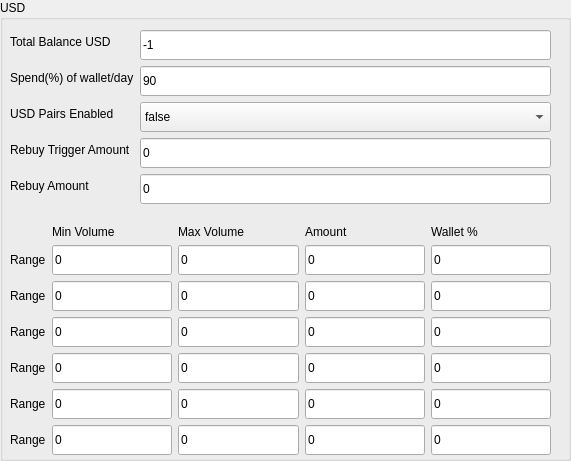
      <widget class="QGroupBox" name="groupBox_8">
       <property name="geometry">
        <rect>
         <x>610</x>
         <y>490</y>
         <width>571</width>
         <height>461</height>
        </rect>
       </property>
       <property name="styleSheet">
        <string notr="true"/>
       </property>
       <property name="title">
        <string>USD</string>
       </property>
       <widget class="QWidget" name="verticalLayoutWidget_8">
        <property name="geometry">
         <rect>
          <x>10</x>
          <y>30</y>
          <width>541</width>
          <height>425</height>
         </rect>
        </property>
        <layout class="QVBoxLayout" name="verticalLayout_8">
         <item>
          <layout class="QFormLayout" name="formLayout_9">
           <item row="0" column="0">
            <widget class="QLabel" name="totalBalanceBTCLabel_6">
             <property name="styleSheet">
              <string notr="true"/>
             </property>
             <property name="text">
              <string>Total Balance USD</string>
             </property>
            </widget>
           </item>
           <item row="0" column="1">
            <widget class="QLineEdit" name="txtTotalBalanceBnb">
             <property name="minimumSize">
              <size>
               <width>0</width>
               <height>30</height>
              </size>
             </property>
             <property name="styleSheet">
              <string notr="true"/>
             </property>
             <property name="text">
              <string>-1</string>
             </property>
             <property name="readOnly">
              <bool>true</bool>
             </property>
            </widget>
           </item>
           <item row="1" column="0">
            <widget class="QLabel" name="spendOfWalletDayLabel_6">
             <property name="styleSheet">
              <string notr="true"/>
             </property>
             <property name="text">
              <string>Spend(%) of wallet/day</string>
             </property>
            </widget>
           </item>
           <item row="1" column="1">
            <widget class="QLineEdit" name="txtSpendPercentageBnb">
             <property name="minimumSize">
              <size>
               <width>0</width>
               <height>30</height>
              </size>
             </property>
             <property name="styleSheet">
              <string notr="true"/>
             </property>
             <property name="text">
              <string>90</string>
             </property>
            </widget>
           </item>
           <item row="2" column="0">
            <widget class="QLabel" name="bTCPairsEnabledLabel_6">
             <property name="styleSheet">
              <string notr="true"/>
             </property>
             <property name="text">
              <string>USD Pairs Enabled</string>
             </property>
            </widget>
           </item>
           <item row="2" column="1">
            <widget class="QComboBox" name="drpTradingEnabledBnb">
             <property name="minimumSize">
              <size>
               <width>0</width>
               <height>30</height>
              </size>
             </property>
             <property name="styleSheet">
              <string notr="true"/>
             </property>
             <item>
              <property name="text">
               <string>false</string>
              </property>
             </item>
             <item>
              <property name="text">
               <string>true</string>
              </property>
             </item>
            </widget>
           </item>
           <item row="3" column="0">
            <widget class="QLabel" name="asdasdaLabel">
             <property name="styleSheet">
              <string notr="true"/>
             </property>
             <property name="text">
              <string>Rebuy Trigger Amount</string>
             </property>
            </widget>
           </item>
           <item row="3" column="1">
            <widget class="QLineEdit" name="txtRebuyTriggerAmountBnb">
             <property name="minimumSize">
              <size>
               <width>0</width>
               <height>30</height>
              </size>
             </property>
             <property name="styleSheet">
              <string notr="true"/>
             </property>
             <property name="text">
              <string>0</string>
             </property>
            </widget>
           </item>
           <item row="4" column="0">
            <widget class="QLabel" name="asdadadLabel">
             <property name="styleSheet">
              <string notr="true"/>
             </property>
             <property name="text">
              <string>Rebuy Amount</string>
             </property>
            </widget>
           </item>
           <item row="4" column="1">
            <widget class="QLineEdit" name="txtRebuyAmountBnb">
             <property name="minimumSize">
              <size>
               <width>0</width>
               <height>30</height>
              </size>
             </property>
             <property name="styleSheet">
              <string notr="true"/>
             </property>
             <property name="text">
              <string>0</string>
             </property>
            </widget>
           </item>
          </layout>
         </item>
         <item>
          <spacer name="verticalSpacer_6">
           <property name="orientation">
            <enum>Qt::Vertical</enum>
           </property>
           <property name="sizeHint" stdset="0">
            <size>
             <width>20</width>
             <height>10</height>
            </size>
           </property>
          </spacer>
         </item>
         <item>
          <layout class="QGridLayout" name="gridLayout_8">
           <item row="1" column="2">
            <widget class="QLineEdit" name="txtRangeMaxBnb1">
             <property name="minimumSize">
              <size>
               <width>0</width>
               <height>30</height>
              </size>
             </property>
             <property name="styleSheet">
              <string notr="true"/>
             </property>
             <property name="text">
              <string>0</string>
             </property>
            </widget>
           </item>
           <item row="1" column="1">
            <widget class="QLineEdit" name="txtRangeMinBnb1">
             <property name="minimumSize">
              <size>
               <width>0</width>
               <height>30</height>
              </size>
             </property>
             <property name="styleSheet">
              <string notr="true"/>
             </property>
             <property name="text">
              <string>0</string>
             </property>
            </widget>
           </item>
           <item row="4" column="2">
            <widget class="QLineEdit" name="txtRangeMaxBnb4">
             <property name="minimumSize">
              <size>
               <width>0</width>
               <height>30</height>
              </size>
             </property>
             <property name="styleSheet">
              <string notr="true"/>
             </property>
             <property name="text">
              <string>0</string>
             </property>
            </widget>
           </item>
           <item row="3" column="0">
            <widget class="QLabel" name="label_51">
             <property name="styleSheet">
              <string notr="true"/>
             </property>
             <property name="text">
              <string>Range</string>
             </property>
            </widget>
           </item>
           <item row="2" column="1">
            <widget class="QLineEdit" name="txtRangeMinBnb2">
             <property name="minimumSize">
              <size>
               <width>0</width>
               <height>30</height>
              </size>
             </property>
             <property name="styleSheet">
              <string notr="true"/>
             </property>
             <property name="text">
              <string>0</string>
             </property>
            </widget>
           </item>
           <item row="2" column="2">
            <widget class="QLineEdit" name="txtRangeMaxBnb2">
             <property name="minimumSize">
              <size>
               <width>0</width>
               <height>30</height>
              </size>
             </property>
             <property name="styleSheet">
              <string notr="true"/>
             </property>
             <property name="text">
              <string>0</string>
             </property>
            </widget>
           </item>
           <item row="2" column="3">
            <widget class="QLineEdit" name="txtRangeAmountBnb2">
             <property name="minimumSize">
              <size>
               <width>0</width>
               <height>30</height>
              </size>
             </property>
             <property name="styleSheet">
              <string notr="true"/>
             </property>
             <property name="text">
              <string>0</string>
             </property>
             <property name="readOnly">
              <bool>true</bool>
             </property>
            </widget>
           </item>
           <item row="3" column="1">
            <widget class="QLineEdit" name="txtRangeMinBnb3">
             <property name="minimumSize">
              <size>
               <width>0</width>
               <height>30</height>
              </size>
             </property>
             <property name="styleSheet">
              <string notr="true"/>
             </property>
             <property name="text">
              <string>0</string>
             </property>
            </widget>
           </item>
           <item row="3" column="2">
            <widget class="QLineEdit" name="txtRangeMaxBnb3">
             <property name="minimumSize">
              <size>
               <width>0</width>
               <height>30</height>
              </size>
             </property>
             <property name="styleSheet">
              <string notr="true"/>
             </property>
             <property name="text">
              <string>0</string>
             </property>
            </widget>
           </item>
           <item row="3" column="3">
            <widget class="QLineEdit" name="txtRangeAmountBnb3">
             <property name="minimumSize">
              <size>
               <width>0</width>
               <height>30</height>
              </size>
             </property>
             <property name="styleSheet">
              <string notr="true"/>
             </property>
             <property name="text">
              <string>0</string>
             </property>
             <property name="readOnly">
              <bool>true</bool>
             </property>
            </widget>
           </item>
           <item row="4" column="3">
            <widget class="QLineEdit" name="txtRangeAmountBnb4">
             <property name="minimumSize">
              <size>
               <width>0</width>
               <height>30</height>
              </size>
             </property>
             <property name="styleSheet">
              <string notr="true"/>
             </property>
             <property name="text">
              <string>0</string>
             </property>
             <property name="readOnly">
              <bool>true</bool>
             </property>
            </widget>
           </item>
           <item row="4" column="4">
            <widget class="QLineEdit" name="txtRangePercBnb4">
             <property name="minimumSize">
              <size>
               <width>0</width>
               <height>30</height>
              </size>
             </property>
             <property name="styleSheet">
              <string notr="true"/>
             </property>
             <property name="text">
              <string>0</string>
             </property>
            </widget>
           </item>
           <item row="4" column="0">
            <widget class="QLabel" name="label_52">
             <property name="styleSheet">
              <string notr="true"/>
             </property>
             <property name="text">
              <string>Range</string>
             </property>
            </widget>
           </item>
           <item row="5" column="2">
            <widget class="QLineEdit" name="txtRangeMaxBnb5">
             <property name="minimumSize">
              <size>
               <width>0</width>
               <height>30</height>
              </size>
             </property>
             <property name="styleSheet">
              <string notr="true"/>
             </property>
             <property name="text">
              <string>0</string>
             </property>
            </widget>
           </item>
           <item row="6" column="4">
            <widget class="QLineEdit" name="txtRangePercBnb6">
             <property name="minimumSize">
              <size>
               <width>0</width>
               <height>30</height>
              </size>
             </property>
             <property name="styleSheet">
              <string notr="true"/>
             </property>
             <property name="text">
              <string>0</string>
             </property>
            </widget>
           </item>
           <item row="5" column="4">
            <widget class="QLineEdit" name="txtRangePercBnb5">
             <property name="minimumSize">
              <size>
               <width>0</width>
               <height>30</height>
              </size>
             </property>
             <property name="styleSheet">
              <string notr="true"/>
             </property>
             <property name="text">
              <string>0</string>
             </property>
            </widget>
           </item>
           <item row="5" column="3">
            <widget class="QLineEdit" name="txtRangeAmountBnb5">
             <property name="minimumSize">
              <size>
               <width>0</width>
               <height>30</height>
              </size>
             </property>
             <property name="styleSheet">
              <string notr="true"/>
             </property>
             <property name="text">
              <string>0</string>
             </property>
             <property name="readOnly">
              <bool>true</bool>
             </property>
            </widget>
           </item>
           <item row="6" column="3">
            <widget class="QLineEdit" name="txtRangeAmountBnb6">
             <property name="minimumSize">
              <size>
               <width>0</width>
               <height>30</height>
              </size>
             </property>
             <property name="styleSheet">
              <string notr="true"/>
             </property>
             <property name="text">
              <string>0</string>
             </property>
             <property name="readOnly">
              <bool>true</bool>
             </property>
            </widget>
           </item>
           <item row="6" column="2">
            <widget class="QLineEdit" name="txtRangeMaxBnb6">
             <property name="minimumSize">
              <size>
               <width>0</width>
               <height>30</height>
              </size>
             </property>
             <property name="styleSheet">
              <string notr="true"/>
             </property>
             <property name="text">
              <string>0</string>
             </property>
            </widget>
           </item>
           <item row="5" column="1">
            <widget class="QLineEdit" name="txtRangeMinBnb5">
             <property name="minimumSize">
              <size>
               <width>0</width>
               <height>30</height>
              </size>
             </property>
             <property name="styleSheet">
              <string notr="true"/>
             </property>
             <property name="text">
              <string>0</string>
             </property>
            </widget>
           </item>
           <item row="6" column="0">
            <widget class="QLabel" name="label_53">
             <property name="styleSheet">
              <string notr="true"/>
             </property>
             <property name="text">
              <string>Range</string>
             </property>
            </widget>
           </item>
           <item row="6" column="1">
            <widget class="QLineEdit" name="txtRangeMinBnb6">
             <property name="minimumSize">
              <size>
               <width>0</width>
               <height>30</height>
              </size>
             </property>
             <property name="styleSheet">
              <string notr="true"/>
             </property>
             <property name="text">
              <string>0</string>
             </property>
            </widget>
           </item>
           <item row="5" column="0">
            <widget class="QLabel" name="label_54">
             <property name="styleSheet">
              <string notr="true"/>
             </property>
             <property name="text">
              <string>Range</string>
             </property>
            </widget>
           </item>
           <item row="1" column="0">
            <widget class="QLabel" name="label_55">
             <property name="styleSheet">
              <string notr="true"/>
             </property>
             <property name="text">
              <string>Range</string>
             </property>
            </widget>
           </item>
           <item row="2" column="0">
            <widget class="QLabel" name="label_56">
             <property name="styleSheet">
              <string notr="true"/>
             </property>
             <property name="text">
              <string>Range</string>
             </property>
            </widget>
           </item>
           <item row="1" column="3">
            <widget class="QLineEdit" name="txtRangeAmountBnb1">
             <property name="minimumSize">
              <size>
               <width>0</width>
               <height>30</height>
              </size>
             </property>
             <property name="styleSheet">
              <string notr="true"/>
             </property>
             <property name="text">
              <string>0</string>
             </property>
             <property name="readOnly">
              <bool>true</bool>
             </property>
            </widget>
           </item>
           <item row="0" column="3">
            <widget class="QLabel" name="label_57">
             <property name="styleSheet">
              <string notr="true"/>
             </property>
             <property name="frameShadow">
              <enum>QFrame::Plain</enum>
             </property>
             <property name="lineWidth">
              <number>6</number>
             </property>
             <property name="text">
              <string>Amount</string>
             </property>
            </widget>
           </item>
           <item row="0" column="1">
            <widget class="QLabel" name="label_58">
             <property name="styleSheet">
              <string notr="true"/>
             </property>
             <property name="text">
              <string>Min Volume</string>
             </property>
            </widget>
           </item>
           <item row="0" column="2">
            <widget class="QLabel" name="label_59">
             <property name="styleSheet">
              <string notr="true"/>
             </property>
             <property name="text">
              <string>Max Volume</string>
             </property>
            </widget>
           </item>
           <item row="2" column="4">
            <widget class="QLineEdit" name="txtRangePercBnb2">
             <property name="minimumSize">
              <size>
               <width>0</width>
               <height>30</height>
              </size>
             </property>
             <property name="styleSheet">
              <string notr="true"/>
             </property>
             <property name="text">
              <string>0</string>
             </property>
            </widget>
           </item>
           <item row="1" column="4">
            <widget class="QLineEdit" name="txtRangePercBnb1">
             <property name="minimumSize">
              <size>
               <width>0</width>
               <height>30</height>
              </size>
             </property>
             <property name="styleSheet">
              <string notr="true"/>
             </property>
             <property name="text">
              <string>0</string>
             </property>
            </widget>
           </item>
           <item row="0" column="4">
            <widget class="QLabel" name="label_60">
             <property name="styleSheet">
              <string notr="true"/>
             </property>
             <property name="text">
              <string>Wallet %</string>
             </property>
            </widget>
           </item>
           <item row="3" column="4">
            <widget class="QLineEdit" name="txtRangePercBnb3">
             <property name="minimumSize">
              <size>
               <width>0</width>
               <height>30</height>
              </size>
             </property>
             <property name="styleSheet">
              <string notr="true"/>
             </property>
             <property name="text">
              <string>0</string>
             </property>
            </widget>
           </item>
           <item row="4" column="1">
            <widget class="QLineEdit" name="txtRangeMinBnb4">
             <property name="minimumSize">
              <size>
               <width>0</width>
               <height>30</height>
              </size>
             </property>
             <property name="styleSheet">
              <string notr="true"/>
             </property>
             <property name="text">
              <string>0</string>
             </property>
            </widget>
           </item>
          </layout>
         </item>
        </layout>
       </widget>
      </widget>
